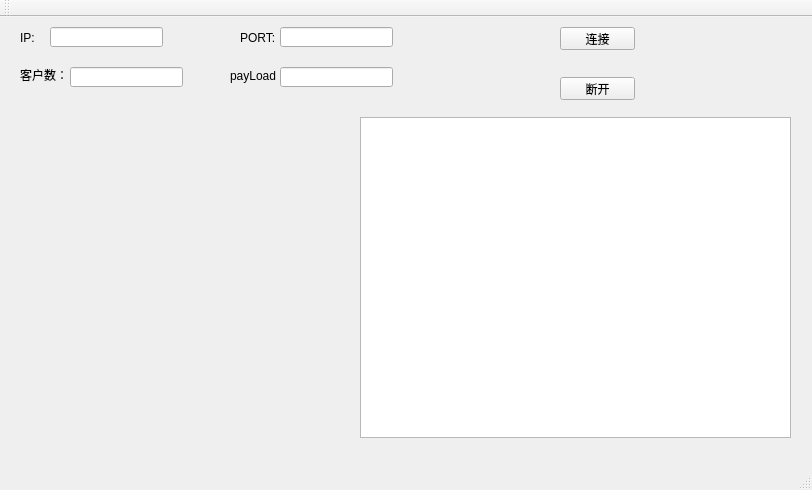
<?xml version="1.0" encoding="UTF-8"?>
<ui version="4.0">
 <class>MainWindow</class>
 <widget class="QMainWindow" name="MainWindow">
  <property name="geometry">
   <rect>
    <x>0</x>
    <y>0</y>
    <width>812</width>
    <height>490</height>
   </rect>
  </property>
  <property name="windowTitle">
   <string>MainWindow</string>
  </property>
  <widget class="QWidget" name="centralWidget">
   <widget class="QPushButton" name="connectBtn">
    <property name="geometry">
     <rect>
      <x>560</x>
      <y>10</y>
      <width>75</width>
      <height>23</height>
     </rect>
    </property>
    <property name="text">
     <string>连接</string>
    </property>
   </widget>
   <widget class="QLabel" name="label">
    <property name="geometry">
     <rect>
      <x>20</x>
      <y>10</y>
      <width>51</width>
      <height>21</height>
     </rect>
    </property>
    <property name="text">
     <string>IP:</string>
    </property>
   </widget>
   <widget class="QLabel" name="label_2">
    <property name="geometry">
     <rect>
      <x>240</x>
      <y>10</y>
      <width>51</width>
      <height>21</height>
     </rect>
    </property>
    <property name="text">
     <string>PORT:</string>
    </property>
   </widget>
   <widget class="QLineEdit" name="ipEdit">
    <property name="geometry">
     <rect>
      <x>50</x>
      <y>10</y>
      <width>113</width>
      <height>20</height>
     </rect>
    </property>
   </widget>
   <widget class="QLineEdit" name="portEdit">
    <property name="geometry">
     <rect>
      <x>280</x>
      <y>10</y>
      <width>113</width>
      <height>20</height>
     </rect>
    </property>
   </widget>
   <widget class="QLabel" name="label_3">
    <property name="geometry">
     <rect>
      <x>20</x>
      <y>50</y>
      <width>54</width>
      <height>16</height>
     </rect>
    </property>
    <property name="text">
     <string>客户数：</string>
    </property>
   </widget>
   <widget class="QLabel" name="label_4">
    <property name="geometry">
     <rect>
      <x>230</x>
      <y>50</y>
      <width>54</width>
      <height>16</height>
     </rect>
    </property>
    <property name="text">
     <string>payLoad：</string>
    </property>
   </widget>
   <widget class="QLineEdit" name="payLoadEdit">
    <property name="geometry">
     <rect>
      <x>280</x>
      <y>50</y>
      <width>113</width>
      <height>20</height>
     </rect>
    </property>
   </widget>
   <widget class="QLineEdit" name="clientNumEdit">
    <property name="geometry">
     <rect>
      <x>70</x>
      <y>50</y>
      <width>113</width>
      <height>20</height>
     </rect>
    </property>
   </widget>
   <widget class="QListView" name="msgView">
    <property name="geometry">
     <rect>
      <x>360</x>
      <y>100</y>
      <width>431</width>
      <height>321</height>
     </rect>
    </property>
   </widget>
   <widget class="QPushButton" name="pushButton">
    <property name="geometry">
     <rect>
      <x>560</x>
      <y>60</y>
      <width>75</width>
      <height>23</height>
     </rect>
    </property>
    <property name="text">
     <string>断开</string>
    </property>
   </widget>
  </widget>
  <widget class="QMenuBar" name="menuBar">
   <property name="geometry">
    <rect>
     <x>0</x>
     <y>0</y>
     <width>812</width>
     <height>23</height>
    </rect>
   </property>
  </widget>
  <widget class="QToolBar" name="mainToolBar">
   <attribute name="toolBarArea">
    <enum>TopToolBarArea</enum>
   </attribute>
   <attribute name="toolBarBreak">
    <bool>false</bool>
   </attribute>
  </widget>
  <widget class="QStatusBar" name="statusBar"/>
 </widget>
 <layoutdefault spacing="6" margin="11"/>
 <resources/>
 <connections/>
</ui>
